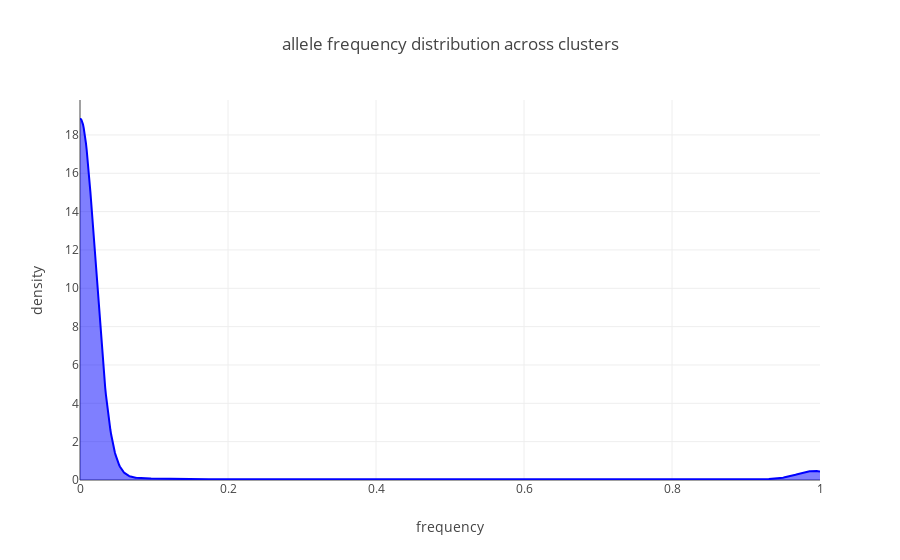

The cell this chart's notebook holds for it:
### Code cell
n_chose= 200
Chose= np.random.choice(range(freqs_matrix.shape[0]),n_chose)

Across= list(it.chain(*[freqs_matrix[x] for x in Chose]))

X_plot = np.linspace(0, 1, 1000)

freq_kde = KernelDensity(kernel='gaussian', bandwidth=0.02).fit(np.array(Across).reshape(-1,1))

log_dens = freq_kde.score_samples(X_plot.reshape(-1,1))

fig_roost_dens= [go.Scatter(x=X_plot, y=np.exp(log_dens), 
                            mode='lines', fill='tozeroy', name= 'mRNA pVal',
                            line=dict(color='blue', width=2))]
##

layout= go.Layout(
    title= 'allele frequency distribution across clusters',
    yaxis= dict(
        title= 'density'
    ),
    xaxis= dict(
        title= 'frequency'
    )
)

fig = go.Figure(data=fig_roost_dens, layout= layout)
iplot(fig)

### Figure 1 — Plotly figure (JSON) as saved in the notebook; plotly's stock layout.template omitted (floating-point values rounded to 4 significant figures; data arrays with more than 128 entries replaced by an {"elided": "..."} marker saying what was removed)
{"data": [{"fill": "tozeroy", "line": {"color": "blue", "width": 2}, "mode": "lines", "name": "mRNA pVal", "type": "scatter", "uid": "3fd8be05-c183-4ed2-8aac-31fc2b06719b", "x": {"elided": "1000 float values"}, "y": {"elided": "1000 float values"}}], "layout": {"title": "allele frequency distribution across clusters", "xaxis": {"title": "frequency"}, "yaxis": {"title": "density"}}}
